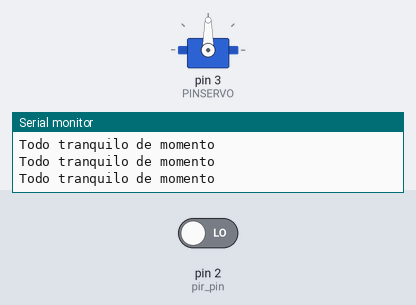
The sketch below on a simulated Arduino Uno, built with avr-gcc and run on an emulated ATmega328P. Parts: servo, the last lines printed to the serial monitor. Inputs (shaded band) come from the test bench; at power-on: pin 2 (pir_pin) LOW.

Above: at 3.8 s.
3.9 s: pin 2 (pir_pin) driven HIGH
At 4.4 s:
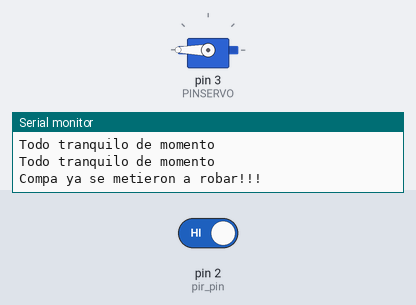
At 8.6 s:
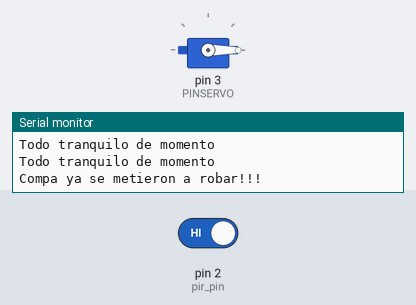
Timing chart, 0 to 14.1 s (numbered marks = the images above; inputs shaded):
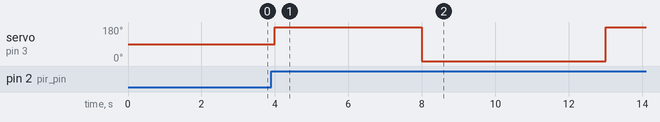

Measured:
- after the input at 3.9 s, servo on pin 3 (PINSERVO): 90° → 180° after 0.10 s, → 0° 4.0 s later, → 180° 5.0 s later

The sketch:

PT_10_SERVOMOTOR_SENSOR_PIR.ino
```cpp
#include <Servo.h> //se declaran las librerias para poder usar el servomotor


Servo servo1;
  //CONECTAR SEÑAL DEL MOTOR AL PUERTO DIGITAL 2 DEL ARDUINO

int pir_pin = 2; // variable para la lectura del sensor PIR


int PINSERVO = 3;
      //EXPRESADOS EN MICROSEGUNDOS
int PULSOMIN = 1000;  //EQUIVALE PARA 0 GRADOS
int PULSOMAX = 2000;  //EQUIVALE PARA 180 GRADOS

void setup() {
  servo1.attach(PINSERVO, PULSOMIN, PULSOMAX);
  //ATTACH REQUIERE LOS VALORES EL MICROSEGUNDOS EN VEZ DE MILISEGUNDOS
  pinMode(pir_pin, INPUT); //declarar la variable de pir como entrada de datos
  Serial.begin(9600);
}

void loop() {

  delay(1000);

  if(digitalRead(pir_pin) == HIGH)
  {
    Serial.println("Compa ya se metieron a robar!!!");
    servo1.write(180);
    delay(4000);
    servo1.write(0);
    delay(4000);
  }
  else
  {
    Serial.println("Todo tranquilo de momento");
  }
}
```
